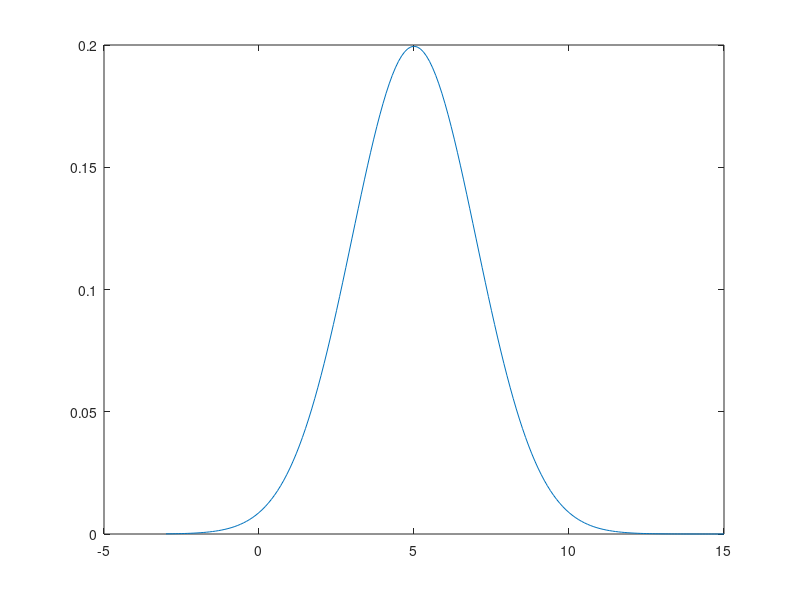

This figure's MATLAB source:
% Width test

clear all;
close all;

sd=2;
mu=5;

x=-3:0.1:15;

y=1/(sd*sqrt(2*pi)).*exp(-0.5.*(x-mu).^2./sd^2);

plot(x,y);

% VEL
vel=sum(y.*x)/sum(y);

% WIDTH
width=(sum(y.*(x-vel).^2)./sum(y)).^0.5;